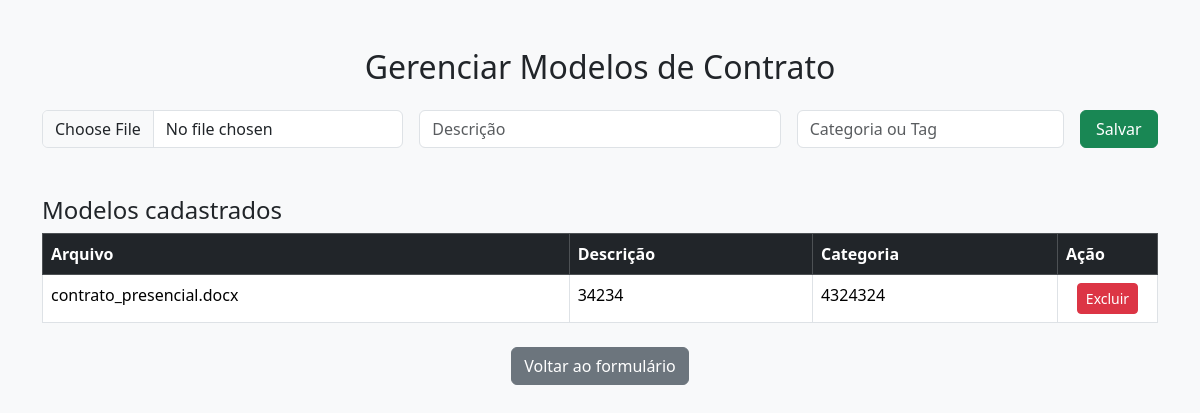
Page /modelos on the committed database.
### tables this page shows
CREATE TABLE modelos (
            id INTEGER PRIMARY KEY AUTOINCREMENT,
            nome TEXT NOT NULL,
            descricao TEXT,
            categoria TEXT
        );

### app.py (the view, shortened to what this page needs)
@app.route('/modelos', methods=['GET', 'POST'])
def gerenciar_modelos():
    mensagem = ''
    conn = sqlite3.connect(DB_PATH)
    cur = conn.cursor()
    cur.execute('SELECT id, nome, descricao, categoria FROM modelos ORDER BY descricao')
    modelos = cur.fetchall()
    conn.close()
    return render_template('modelos.html', modelos=modelos, mensagem=mensagem)

### templates/modelos.html (shortened to what this page needs)
<!DOCTYPE html>
<html lang="pt-br">
<head>
    <link href="https://cdn.jsdelivr.net/npm/bootstrap@5.3.3/dist/css/bootstrap.min.css" rel="stylesheet">
</head>
<body class="bg-light">
<div class="container py-5">
    <h2 class="mb-4 text-center">Gerenciar Modelos de Contrato</h2>
    <form method="POST" enctype="multipart/form-data" class="row g-3 mb-5">
        <div class="col-md-4">
            <input type="file" name="arquivo" class="form-control" accept=".docx" required>
        </div>
        <div class="col-md-4">
            <input type="text" name="descricao" class="form-control" placeholder="Descrição" required>
        </div>
        <div class="col-md-3">
            <input type="text" name="categoria" class="form-control" placeholder="Categoria ou Tag">
        </div>
        <div class="col-md-1">
            <button type="submit" class="btn btn-success w-100">Salvar</button>
        </div>
    </form>
    <h4>Modelos cadastrados</h4>
    <table class="table table-bordered">
        <thead class="table-dark">
            <tr>
                <th>Arquivo</th>
                <th>Descrição</th>
                <th>Categoria</th>
                <th style="width: 100px;">Ação</th>
            </tr>
        </thead>
        <tbody>
            {% for id, nome, descricao, categoria in modelos %}
            <tr>
                <td>{{ nome }}</td>
                <td>{{ descricao }}</td>
                <td>{{ categoria }}</td>
                <td class="text-center">
                    <a href="/excluir_modelo/{{ id }}" class="btn btn-danger btn-sm" onclick="return confirm('Excluir este modelo?')">Excluir</a>
                </td>
            </tr>
            {% endfor %}
        </tbody>
    </table>
    <div class="text-center mt-4">
        <a href="/" class="btn btn-secondary">Voltar ao formulário</a>
    </div>
</div>
</body>
</html>

### rows in the picture
modelos: nome "contrato_presencial.docx", descricao "34234", categoria "4324324"
